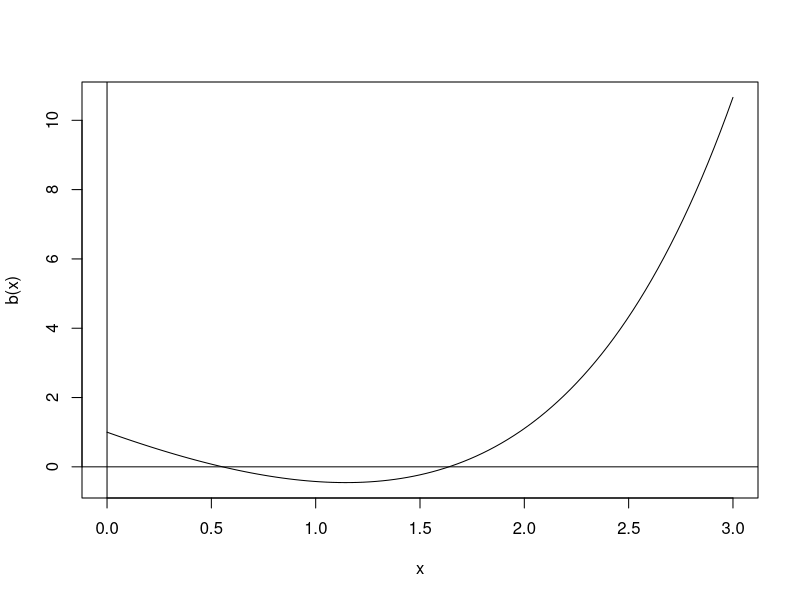
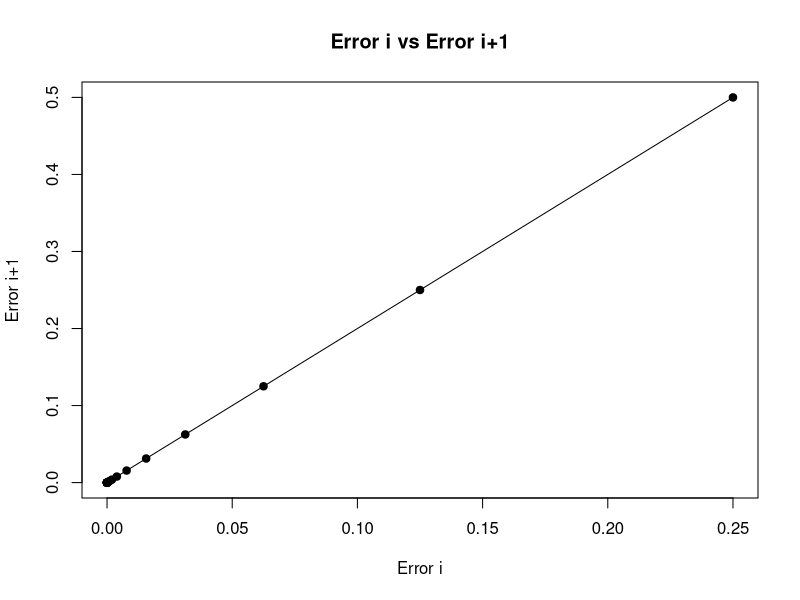
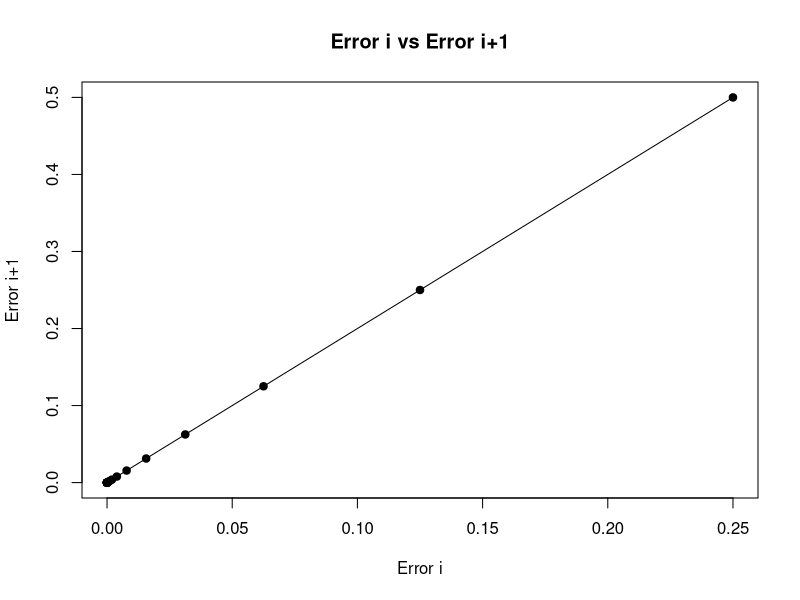

Reproduce these figures in R, in order.
biseccion <- function(f, xa, xb, tol){
  cont = 1
  array1 <- c()
  er = (xb-xa)/2
  array2 <- c(er)
  if( sign(f(xa)) == sign(f(xb)) ){ 
    stop("f(xa) y f(xb) tienen el mismo signo") }
  # a = min(xa,xb)
  # b = max(xa,xb)
  a = xa; b = xb
  k=0
  #Par imprimir estado
  cat("----------------------------------------------------------\n")
  cat(formatC( c("a","b","m","Error est."), width = -15, format = "f", flag = " "), "\n") 
  cat("----------------------------------------------------------\n")
  repeat{
    cont = cont+1
    m = a + 0.5*(b-a)
    if( f(m)==0 ){ 
      cat("Cero de f en [",xa,",",xb,"] es: ", m ) }
    if( sign(f(a)) != sign(f(m)) ){
      b=m
    } else { a = m }
    dx = (b-a)/2
    array1 <- c(array1,dx)
    array2 <- c(array2,dx)
    # imprimir estado
    cat(formatC( c(a,b,m,dx), digits=7, width = -15, format = "f", flag = " "), "\n") 
    k = k+1
    #until
    if( dx < tol ){
      cat("----------------------------------------------------------\n\n") 
      cat("Cero de f en [",xa,",",xb,"] es approx: ", m, "con error <=", dx) 
      cat("\n iteraciones", cont)
      x <- seq(1, cont, by=1)
      array1 <- c(array1,0)
      plot(array1,array2,
           pch = 19,
           main = "Error i vs Error i+1",
           xlab = "Error i",
           ylab = "Error i+1",
           type = "o")
      break;
    }
  } #repeat
}
## Pruebas

b = function(x) (exp(x)-pi*x)
curve(b, 0,3); abline(h=0, v=0) #gráfico para decidir un intervalo
biseccion(b, 0, 1, 0.00000001)
biseccion(b, 1, 2, 0.00000001)